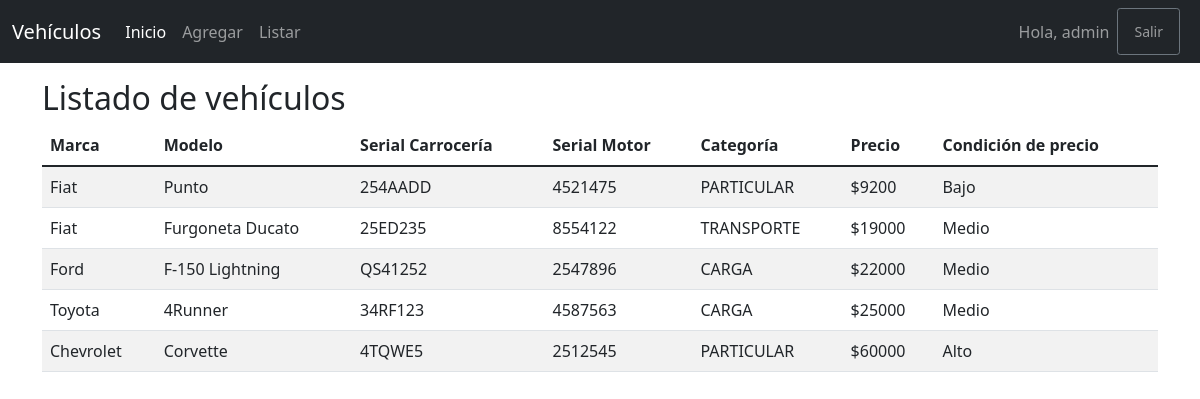
Screenshot of /listar/ (signed in) with the database file from the repository.
### vehiculo/models.py (models this page shows, shortened)
class Vehiculo(models.Model):
    MARCA_CHOICES = (
        ('Fiat', 'Fiat'),
        ('Chevrolet', 'Chevrolet'),
        ('Ford', 'Ford'),
        ('Toyota', 'Toyota'),
    )
    CATEGORIA_CHOICES = (
        ('Particular','Particular'),
        ('Transporte', 'Transporte'),
        ('Carga', 'Carga')
    )
    marca = models.CharField(max_length=20, choices=MARCA_CHOICES, default='Ford')
    modelo = models.CharField(max_length=100)
    serial_carroceria = models.CharField(max_length=50)
    serial_motor = models.CharField(max_length=50)
    categoria = models.CharField(max_length=20, choices=CATEGORIA_CHOICES, default='Particular')
    precio = models.IntegerField()
    fecha_creacion = models.DateTimeField(auto_now_add=True)
    fecha_modificacion = models.DateTimeField(auto_now=True)
    class Meta:
        permissions = [("visualizar_catalogo", "visualizar_catalogo")]

### vehiculo/views.py (the view)
# urls.py: path('listar/', views.listar, name='listar'),
@login_required(login_url='/')
def listar(request):
    vehiculos = Vehiculo.objects.all()
    for vehiculo in vehiculos:
        if vehiculo.precio <= 10000:
            vehiculo.condicion_precio = 'Bajo'
        elif vehiculo.precio > 10000 and vehiculo.precio <= 30000:
            vehiculo.condicion_precio = 'Medio'
        else:
            vehiculo.condicion_precio = 'Alto'
    contexto = {'vehiculos': vehiculos}
    return render(request, 'listar.html', contexto)

### vehiculo/templates/listar.html
{% extends "base.html" %}
{% block title %}
    <div class="container">
        <h2 class="mt-3">Listado de vehículos</h2>
        <table class="table table-striped">
            <thead>
                <tr>
                    <th>Marca</th>
                    <th>Modelo</th>
                    <th>Serial Carrocería</th>
                    <th>Serial Motor</th>
                    <th>Categoría</th>
                    <th>Precio</th>
                    <th>Condición de precio</th>
                </tr>
            </thead>
            <tbody>
                {% for vehiculo in vehiculos %}
                    <tr>
                        <td>{{ vehiculo.marca }}</td>
                        <td>{{ vehiculo.modelo }}</td>
                        <td>{{ vehiculo.serial_carroceria }}</td>
                        <td>{{ vehiculo.serial_motor }}</td>
                        <td>{{ vehiculo.get_categoria_display|upper }}</td>
                        <td>${{ vehiculo.precio }}</td>
                        <td>{{ vehiculo.condicion_precio }}</td>
                    </tr>
                {% endfor %}
            </tbody>
        </table>
    </div>
{% endblock %}

### vehiculo/templates/base.html (shortened to what this page needs)
<!doctype html>
<html lang="en">
<head>
    <link href="https://cdn.jsdelivr.net/npm/bootstrap@5.1.3/dist/css/bootstrap.min.css" rel="stylesheet"
>
</head>
<body>
    <nav class="navbar navbar-expand-lg navbar-dark bg-dark">
        <div class="container-fluid">
            <a class="navbar-brand" href="/">Vehículos</a>
            <div class="collapse navbar-collapse" id="navbarNavAltMarkup">
                <div class="navbar-nav">
                    <a class="nav-link active" aria-current="page" href="/">Inicio</a>
                    {% if user.is_authenticated %}
                        <a class="nav-link" href="/vehiculo/add/">Agregar</a>
                        <a class="nav-link" href="/listar/">Listar</a>
                    {% endif %}
                </div>
            </div>
            <div class="navbar-nav ml-auto">
                {% if user.is_authenticated %}
                    <li class="nav-item my-auto">
                        <span class="navbar-text">
                            Hola, {{ user.username }}
                        </span>
                    </li>
                    <li class="nav-item mx-2">
                        <button type="button" class="btn btn-outline-secondary btn-sm">
                            <a class="nav-link" href="{% url 'logout' %}">Salir</a>
                        </button>
                    </li>
                {% else %}
                    <li class="nav-item">
                        <button type="button" class="btn btn-outline-secondary btn-sm">
                            <a class="nav-link" href="{% url 'login' %}">Iniciar sesión</a>
                        </button>
                    </li>
                {% endif %}
            </div>
        </div>
    </nav>
    {% block title %} {% endblock %}
</body>
</html>

### rows the page displays
Vehiculo: marca "Fiat", modelo "Punto", serial_carroceria "254AADD", serial_motor "4521475", categoria "PARTICULAR", precio "9200", condicion_precio "Bajo"
Vehiculo: marca "Fiat", modelo "Furgoneta Ducato", serial_carroceria "25ED235", serial_motor "8554122", categoria "TRANSPORTE", precio "19000", condicion_precio "Medio"
Vehiculo: marca "Ford", modelo "F-150 Lightning", serial_carroceria "QS41252", serial_motor "2547896", categoria "CARGA", precio "22000", condicion_precio "Medio"
Vehiculo: marca "Toyota", modelo "4Runner", serial_carroceria "34RF123", serial_motor "4587563", categoria "CARGA", precio "25000", condicion_precio "Medio"
Vehiculo: marca "Chevrolet", modelo "Corvette", serial_carroceria "4TQWE5", serial_motor "2512545", categoria "PARTICULAR", precio "60000", condicion_precio "Alto"

### other values shown
{{ user.username }} "admin"
